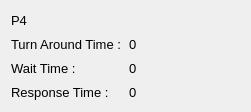
   <widget class="QWidget" name="process_final_result_widget_4" native="true">
    <property name="geometry">
     <rect>
      <x>880</x>
      <y>810</y>
      <width>251</width>
      <height>112</height>
     </rect>
    </property>
    <property name="font">
     <font>
      <pointsize>10</pointsize>
     </font>
    </property>
    <layout class="QGridLayout" name="gridLayout_4">
     <item row="0" column="0">
      <widget class="QLabel" name="label_14">
       <property name="text">
        <string>P4</string>
       </property>
      </widget>
     </item>
     <item row="1" column="0">
      <widget class="QLabel" name="label_26">
       <property name="text">
        <string>Turn Around Time :</string>
       </property>
      </widget>
     </item>
     <item row="2" column="0">
      <widget class="QLabel" name="label_27">
       <property name="text">
        <string>Wait Time :</string>
       </property>
      </widget>
     </item>
     <item row="3" column="0">
      <widget class="QLabel" name="label_28">
       <property name="text">
        <string>Response Time :</string>
       </property>
      </widget>
     </item>
     <item row="1" column="1">
      <widget class="QLabel" name="p4_turnAroundTime_res">
       <property name="text">
        <string>0</string>
       </property>
      </widget>
     </item>
     <item row="2" column="1">
      <widget class="QLabel" name="p4_waitTime_res">
       <property name="text">
        <string>0</string>
       </property>
      </widget>
     </item>
     <item row="3" column="1">
      <widget class="QLabel" name="p4_responseTime_res">
       <property name="text">
        <string>0</string>
       </property>
      </widget>
     </item>
    </layout>
   </widget>
